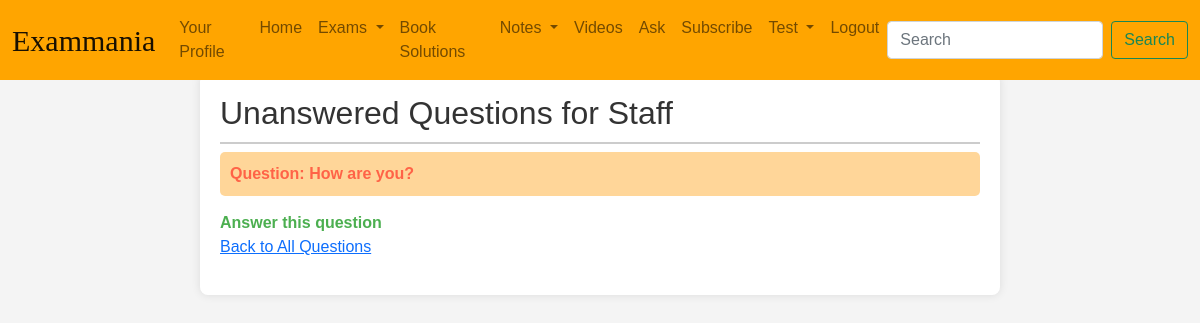
The page /chat/staff/unanswered/ (signed in) on the database as committed earlier.
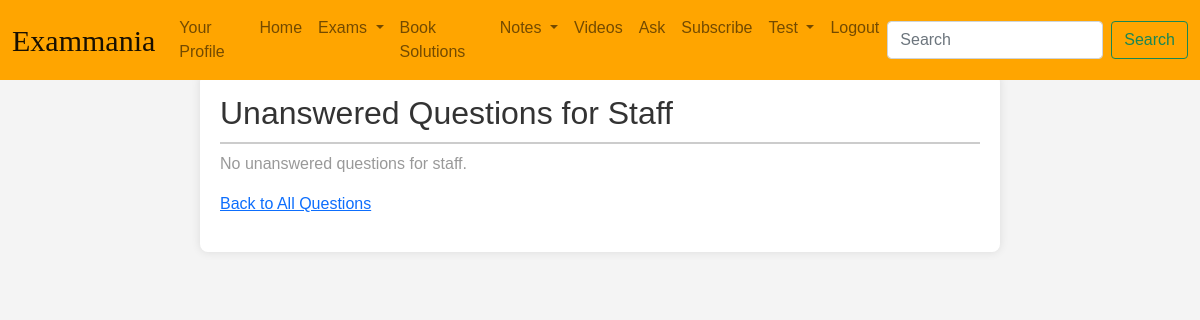
The same page on the database as committed later.
### chat/models.py (models this page shows, shortened)
class ChatQuestion(models.Model):
    user = models.ForeignKey(User, on_delete=models.CASCADE)
    question_text = models.TextField()
    answer_text = models.TextField(blank=True, null=True)
    is_answered = models.BooleanField(default=False)

### chat/views.py (the view)
# urls.py: path('staff/unanswered/', staff_unanswered_questions, name='staff_unanswered_questions'),
def staff_unanswered_questions(request):
    if not request.user.is_staff:
        return HttpResponseForbidden("You don't have permission to access this page.")
    unanswered_questions = ChatQuestion.objects.filter(is_answered=False)
    return render(request, 'chat/unanswered_questions.html', {'unanswered_questions': unanswered_questions})

### chat/templates/chat/unanswered_questions.html
{% extends 'main/base.html' %}
{% load static %}
{% block extrahead %}
<link rel="stylesheet" href="{% static 'chat/css/style.css' %}">
{% endblock %}
{% block body %}
<div class="container">
    <h2>Unanswered Questions for Staff</h2>
    {% if unanswered_questions %}
    {% for question in unanswered_questions %}
    <div class="question-container unanswered">
        <p class="question"><strong>Question:</strong> {{ question.question_text }}</p>
        <a href="{% url 'answer_question' question.id %}" class="answer-link">Answer this question</a>
    </div>
    {% endfor %}
    {% else %}
    <p class="no-questions">No unanswered questions for staff.</p>
    {% endif %}
    <p><a href="{% url 'question_list' %}">Back to All Questions</a></p>
</div>
{% endblock %}

Rows that differ between the two databases and show on the page:
removed ChatQuestion: question_text "How are you?"
Other text that changed with them:
text now shown: "No unanswered questions for staff."
